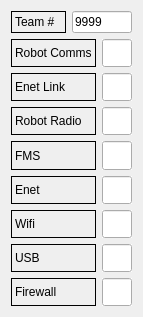
   <widget class="QWidget" name="">
    <property name="geometry">
     <rect>
      <x>30</x>
      <y>204</y>
      <width>137</width>
      <height>317</height>
     </rect>
    </property>
    <layout class="QVBoxLayout" name="verticalLayout_7">
     <item>
      <layout class="QHBoxLayout" name="horizontalLayout_4">
       <item>
        <widget class="QLabel" name="label_2">
         <property name="maximumSize">
          <size>
           <width>100</width>
           <height>16777215</height>
          </size>
         </property>
         <property name="frameShape">
          <enum>QFrame::Panel</enum>
         </property>
         <property name="text">
          <string>Team #</string>
         </property>
        </widget>
       </item>
       <item>
        <widget class="QLineEdit" name="lineEdit_2">
         <property name="sizePolicy">
          <sizepolicy hsizetype="Fixed" vsizetype="Fixed">
           <horstretch>0</horstretch>
           <verstretch>0</verstretch>
          </sizepolicy>
         </property>
         <property name="maximumSize">
          <size>
           <width>60</width>
           <height>16777215</height>
          </size>
         </property>
         <property name="baseSize">
          <size>
           <width>0</width>
           <height>0</height>
          </size>
         </property>
         <property name="text">
          <string>9999</string>
         </property>
        </widget>
       </item>
      </layout>
     </item>
     <item>
      <layout class="QHBoxLayout" name="horizontalLayout_5">
       <item>
        <widget class="QLabel" name="label_3">
         <property name="maximumSize">
          <size>
           <width>100</width>
           <height>16777215</height>
          </size>
         </property>
         <property name="frameShape">
          <enum>QFrame::Panel</enum>
         </property>
         <property name="text">
          <string>Robot Comms</string>
         </property>
        </widget>
       </item>
       <item>
        <widget class="QLineEdit" name="robotCommsBox">
         <property name="sizePolicy">
          <sizepolicy hsizetype="Fixed" vsizetype="Fixed">
           <horstretch>0</horstretch>
           <verstretch>0</verstretch>
          </sizepolicy>
         </property>
         <property name="maximumSize">
          <size>
           <width>30</width>
           <height>30</height>
          </size>
         </property>
         <property name="baseSize">
          <size>
           <width>0</width>
           <height>0</height>
          </size>
         </property>
         <property name="cursor">
          <cursorShape>ArrowCursor</cursorShape>
         </property>
         <property name="mouseTracking">
          <bool>false</bool>
         </property>
         <property name="focusPolicy">
          <enum>Qt::NoFocus</enum>
         </property>
         <property name="autoFillBackground">
          <bool>true</bool>
         </property>
         <property name="text">
          <string notr="true"/>
         </property>
         <property name="readOnly">
          <bool>true</bool>
         </property>
        </widget>
       </item>
      </layout>
     </item>
     <item>
      <layout class="QHBoxLayout" name="horizontalLayout_6">
       <item>
        <widget class="QLabel" name="label_5">
         <property name="maximumSize">
          <size>
           <width>100</width>
           <height>16777215</height>
          </size>
         </property>
         <property name="frameShape">
          <enum>QFrame::Panel</enum>
         </property>
         <property name="text">
          <string>Enet Link</string>
         </property>
        </widget>
       </item>
       <item>
        <widget class="QLineEdit" name="robotCommsBox_2">
         <property name="sizePolicy">
          <sizepolicy hsizetype="Fixed" vsizetype="Fixed">
           <horstretch>0</horstretch>
           <verstretch>0</verstretch>
          </sizepolicy>
         </property>
         <property name="maximumSize">
          <size>
           <width>30</width>
           <height>30</height>
          </size>
         </property>
         <property name="baseSize">
          <size>
           <width>0</width>
           <height>0</height>
          </size>
         </property>
         <property name="cursor">
          <cursorShape>ArrowCursor</cursorShape>
         </property>
         <property name="mouseTracking">
          <bool>false</bool>
         </property>
         <property name="focusPolicy">
          <enum>Qt::NoFocus</enum>
         </property>
         <property name="autoFillBackground">
          <bool>true</bool>
         </property>
         <property name="text">
          <string notr="true"/>
         </property>
         <property name="readOnly">
          <bool>true</bool>
         </property>
        </widget>
       </item>
      </layout>
     </item>
     <item>
      <layout class="QHBoxLayout" name="horizontalLayout_7">
       <item>
        <widget class="QLabel" name="label_6">
         <property name="maximumSize">
          <size>
           <width>100</width>
           <height>16777215</height>
          </size>
         </property>
         <property name="frameShape">
          <enum>QFrame::Panel</enum>
         </property>
         <property name="text">
          <string>Robot Radio</string>
         </property>
        </widget>
       </item>
       <item>
        <widget class="QLineEdit" name="robotCommsBox_3">
         <property name="sizePolicy">
          <sizepolicy hsizetype="Fixed" vsizetype="Fixed">
           <horstretch>0</horstretch>
           <verstretch>0</verstretch>
          </sizepolicy>
         </property>
         <property name="maximumSize">
          <size>
           <width>30</width>
           <height>30</height>
          </size>
         </property>
         <property name="baseSize">
          <size>
           <width>0</width>
           <height>0</height>
          </size>
         </property>
         <property name="cursor">
          <cursorShape>ArrowCursor</cursorShape>
         </property>
         <property name="mouseTracking">
          <bool>false</bool>
         </property>
         <property name="focusPolicy">
          <enum>Qt::NoFocus</enum>
         </property>
         <property name="autoFillBackground">
          <bool>true</bool>
         </property>
         <property name="text">
          <string notr="true"/>
         </property>
         <property name="readOnly">
          <bool>true</bool>
         </property>
        </widget>
       </item>
      </layout>
     </item>
     <item>
      <layout class="QHBoxLayout" name="horizontalLayout_8">
       <item>
        <widget class="QLabel" name="label_7">
         <property name="maximumSize">
          <size>
           <width>100</width>
           <height>16777215</height>
          </size>
         </property>
         <property name="frameShape">
          <enum>QFrame::Panel</enum>
         </property>
         <property name="text">
          <string>FMS</string>
         </property>
        </widget>
       </item>
       <item>
        <widget class="QLineEdit" name="robotCommsBox_4">
         <property name="sizePolicy">
          <sizepolicy hsizetype="Fixed" vsizetype="Fixed">
           <horstretch>0</horstretch>
           <verstretch>0</verstretch>
          </sizepolicy>
         </property>
         <property name="maximumSize">
          <size>
           <width>30</width>
           <height>30</height>
          </size>
         </property>
         <property name="baseSize">
          <size>
           <width>0</width>
           <height>0</height>
          </size>
         </property>
         <property name="cursor">
          <cursorShape>ArrowCursor</cursorShape>
         </property>
         <property name="mouseTracking">
          <bool>false</bool>
         </property>
         <property name="focusPolicy">
          <enum>Qt::NoFocus</enum>
         </property>
         <property name="autoFillBackground">
          <bool>true</bool>
         </property>
         <property name="text">
          <string notr="true"/>
         </property>
         <property name="readOnly">
          <bool>true</bool>
         </property>
        </widget>
       </item>
      </layout>
     </item>
     <item>
      <layout class="QHBoxLayout" name="horizontalLayout_9">
       <item>
        <widget class="QLabel" name="label_8">
         <property name="maximumSize">
          <size>
           <width>100</width>
           <height>16777215</height>
          </size>
         </property>
         <property name="frameShape">
          <enum>QFrame::Panel</enum>
         </property>
         <property name="text">
          <string>Enet</string>
         </property>
        </widget>
       </item>
       <item>
        <widget class="QLineEdit" name="robotCommsBox_5">
         <property name="sizePolicy">
          <sizepolicy hsizetype="Fixed" vsizetype="Fixed">
           <horstretch>0</horstretch>
           <verstretch>0</verstretch>
          </sizepolicy>
         </property>
         <property name="maximumSize">
          <size>
           <width>30</width>
           <height>30</height>
          </size>
         </property>
         <property name="baseSize">
          <size>
           <width>0</width>
           <height>0</height>
          </size>
         </property>
         <property name="cursor">
          <cursorShape>ArrowCursor</cursorShape>
         </property>
         <property name="mouseTracking">
          <bool>false</bool>
         </property>
         <property name="focusPolicy">
          <enum>Qt::NoFocus</enum>
         </property>
         <property name="autoFillBackground">
          <bool>true</bool>
         </property>
         <property name="text">
          <string notr="true"/>
         </property>
         <property name="readOnly">
          <bool>true</bool>
         </property>
        </widget>
       </item>
      </layout>
     </item>
     <item>
      <layout class="QHBoxLayout" name="horizontalLayout_10">
       <item>
        <widget class="QLabel" name="label_9">
         <property name="maximumSize">
          <size>
           <width>100</width>
           <height>16777215</height>
          </size>
         </property>
         <property name="frameShape">
          <enum>QFrame::Panel</enum>
         </property>
         <property name="text">
          <string>Wifi</string>
         </property>
        </widget>
       </item>
       <item>
        <widget class="QLineEdit" name="robotCommsBox_6">
         <property name="sizePolicy">
          <sizepolicy hsizetype="Fixed" vsizetype="Fixed">
           <horstretch>0</horstretch>
           <verstretch>0</verstretch>
          </sizepolicy>
         </property>
         <property name="maximumSize">
          <size>
           <width>30</width>
           <height>30</height>
          </size>
         </property>
         <property name="baseSize">
          <size>
           <width>0</width>
           <height>0</height>
          </size>
         </property>
         <property name="cursor">
          <cursorShape>ArrowCursor</cursorShape>
         </property>
         <property name="mouseTracking">
          <bool>false</bool>
         </property>
         <property name="focusPolicy">
          <enum>Qt::NoFocus</enum>
         </property>
         <property name="autoFillBackground">
          <bool>true</bool>
         </property>
         <property name="text">
          <string notr="true"/>
         </property>
         <property name="readOnly">
          <bool>true</bool>
         </property>
        </widget>
       </item>
      </layout>
     </item>
     <item>
      <layout class="QHBoxLayout" name="horizontalLayout_11">
       <item>
        <widget class="QLabel" name="label_10">
         <property name="maximumSize">
          <size>
           <width>100</width>
           <height>16777215</height>
          </size>
         </property>
         <property name="frameShape">
          <enum>QFrame::Panel</enum>
         </property>
         <property name="text">
          <string>USB</string>
         </property>
        </widget>
       </item>
       <item>
        <widget class="QLineEdit" name="robotCommsBox_7">
         <property name="sizePolicy">
          <sizepolicy hsizetype="Fixed" vsizetype="Fixed">
           <horstretch>0</horstretch>
           <verstretch>0</verstretch>
          </sizepolicy>
         </property>
         <property name="maximumSize">
          <size>
           <width>30</width>
           <height>30</height>
          </size>
         </property>
         <property name="baseSize">
          <size>
           <width>0</width>
           <height>0</height>
          </size>
         </property>
         <property name="cursor">
          <cursorShape>ArrowCursor</cursorShape>
         </property>
         <property name="mouseTracking">
          <bool>false</bool>
         </property>
         <property name="focusPolicy">
          <enum>Qt::NoFocus</enum>
         </property>
         <property name="autoFillBackground">
          <bool>true</bool>
         </property>
         <property name="text">
          <string notr="true"/>
         </property>
         <property name="readOnly">
          <bool>true</bool>
         </property>
        </widget>
       </item>
      </layout>
     </item>
     <item>
      <layout class="QHBoxLayout" name="horizontalLayout_12">
       <item>
        <widget class="QLabel" name="label_11">
         <property name="maximumSize">
          <size>
           <width>100</width>
           <height>16777215</height>
          </size>
         </property>
         <property name="frameShape">
          <enum>QFrame::Panel</enum>
         </property>
         <property name="text">
          <string>Firewall</string>
         </property>
        </widget>
       </item>
       <item>
        <widget class="QLineEdit" name="robotCommsBox_8">
         <property name="sizePolicy">
          <sizepolicy hsizetype="Fixed" vsizetype="Fixed">
           <horstretch>0</horstretch>
           <verstretch>0</verstretch>
          </sizepolicy>
         </property>
         <property name="maximumSize">
          <size>
           <width>30</width>
           <height>30</height>
          </size>
         </property>
         <property name="baseSize">
          <size>
           <width>0</width>
           <height>0</height>
          </size>
         </property>
         <property name="cursor">
          <cursorShape>ArrowCursor</cursorShape>
         </property>
         <property name="mouseTracking">
          <bool>false</bool>
         </property>
         <property name="focusPolicy">
          <enum>Qt::NoFocus</enum>
         </property>
         <property name="autoFillBackground">
          <bool>true</bool>
         </property>
         <property name="text">
          <string notr="true"/>
         </property>
         <property name="readOnly">
          <bool>true</bool>
         </property>
        </widget>
       </item>
      </layout>
     </item>
    </layout>
   </widget>
